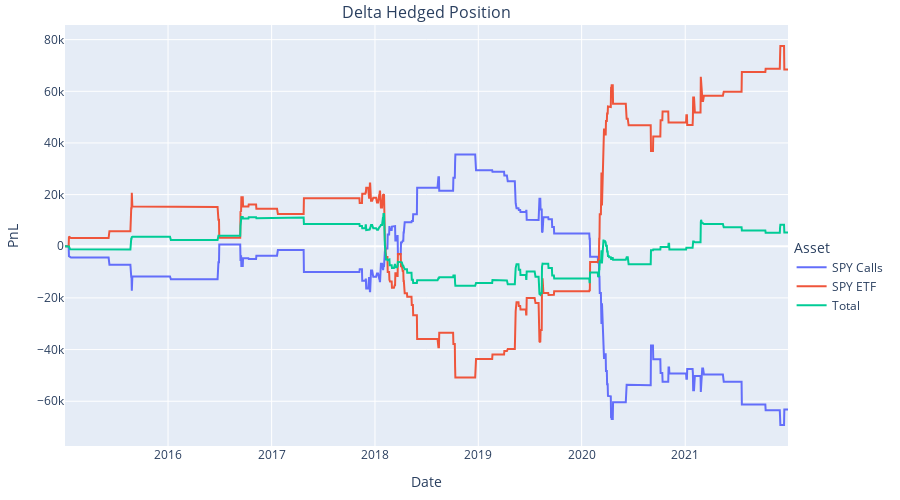

This figure's notebook cell:
### Code cell
TradingStrategy.plot_pnls(delta_hedge_pnl,0,'2015','2021',title='Delta Hedged Position',yaxis='PnL',adj_h=500,adj_w=900)

### Figure 1 — Plotly figure (JSON) as saved in the notebook; plotly's stock layout.template omitted (floating-point values rounded to 4 significant figures; data arrays with more than 128 entries replaced by an {"elided": "..."} marker saying what was removed)
{"data": [{"name": "SPY Calls", "type": "scatter", "x": {"elided": "1762 str values"}, "xaxis": "x", "y": {"elided": "1762 float values"}, "yaxis": "y"}, {"name": "SPY ETF", "type": "scatter", "x": {"elided": "1762 str values"}, "xaxis": "x", "y": {"elided": "1762 float values"}, "yaxis": "y"}, {"name": "Total", "type": "scatter", "x": {"elided": "1762 str values"}, "xaxis": "x", "y": {"elided": "1762 float values"}, "yaxis": "y"}], "layout": {"annotations": [{"font": {"size": 16}, "showarrow": false, "text": "Delta Hedged Position", "x": 0.5, "xanchor": "center", "xref": "paper", "y": 1, "yanchor": "bottom", "yref": "paper"}], "height": 500, "legend": {"title": {"text": "Asset"}, "x": 1.005, "y": 0.4}, "margin": {"b": 25, "l": 25, "t": 25}, "width": 900, "xaxis": {"anchor": "y", "domain": [0, 1], "title": {"text": "Date"}}, "yaxis": {"anchor": "x", "domain": [0, 1], "title": {"text": "PnL"}}}}
